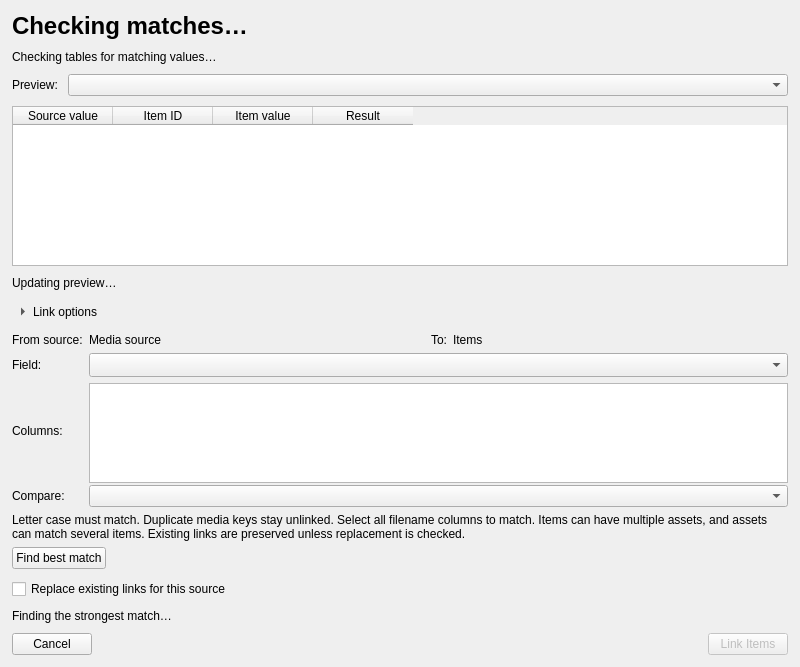
<?xml version='1.0' encoding='UTF-8'?>
<ui version="4.0">
 <class>MediaLinkDialog</class>
 <widget class="QDialog" name="dialog_media_links">
  <property name="geometry">
   <rect>
    <x>0</x>
    <y>0</y>
    <width>800</width>
    <height>650</height>
   </rect>
  </property>
  <property name="minimumSize">
   <size>
    <width>620</width>
    <height>600</height>
   </size>
  </property>
  <property name="windowTitle">
   <string>Link Items</string>
  </property>
  <property name="surfaceRole" stdset="0">
   <string>panel</string>
  </property>
  <layout class="QVBoxLayout" name="layout_link_tables" stretch="0,0,0,1,0,0,0,0,0,0">
   <property name="sizeConstraint"><enum>QLayout::SizeConstraint::SetMinimumSize</enum></property>
   <property name="spacing">
    <number>10</number>
   </property>
   <property name="leftMargin">
    <number>12</number>
   </property>
   <property name="topMargin">
    <number>12</number>
   </property>
   <property name="rightMargin">
    <number>12</number>
   </property>
   <property name="bottomMargin">
    <number>12</number>
   </property>
   <item>
    <widget class="QLabel" name="label_match_coverage">
     <property name="font">
      <font>
       <pointsize>18</pointsize>
       <bold>true</bold>
      </font>
     </property>
     <property name="text">
      <string>Checking matches…</string>
     </property>
     <property name="wordWrap">
      <bool>true</bool>
     </property>
    </widget>
   </item>
   <item>
    <widget class="QLabel" name="label_match_summary">
     <property name="text">
      <string>Checking tables for matching values…</string>
     </property>
     <property name="textFormat">
      <enum>Qt::TextFormat::PlainText</enum>
     </property>
     <property name="wordWrap">
      <bool>true</bool>
     </property>
     <property name="textInteractionFlags">
      <set>Qt::TextInteractionFlag::TextSelectableByMouse</set>
     </property>
    </widget>
   </item>
   <item>
    <layout class="QHBoxLayout" name="layout_preview_filter" stretch="0,1">
     <item>
      <widget class="QLabel" name="label_preview_filter">
       <property name="text">
        <string>Preview:</string>
       </property>
       <property name="buddy">
        <cstring>combo_preview_filter</cstring>
       </property>
      </widget>
     </item>
     <item>
      <widget class="QComboBox" name="combo_preview_filter">
       <property name="accessibleName">
        <string>Preview records</string>
       </property>
      </widget>
     </item>
    </layout>
   </item>
   <item>
    <widget class="QTableWidget" name="table_match_preview">
     <property name="minimumSize">
      <size>
       <width>0</width>
       <height>160</height>
      </size>
     </property>
     <property name="editTriggers">
      <set>QAbstractItemView::EditTrigger::NoEditTriggers</set>
     </property>
     <property name="alternatingRowColors">
      <bool>true</bool>
     </property>
     <property name="selectionBehavior">
      <enum>QAbstractItemView::SelectionBehavior::SelectRows</enum>
     </property>
     <property name="gridRole" stdset="0">
      <string>subtle</string>
     </property>
     <column>
      <property name="text">
       <string>Source value</string>
      </property>
     </column>
     <column>
      <property name="text">
       <string>Item ID</string>
      </property>
     </column>
     <column>
      <property name="text">
       <string>Item value</string>
      </property>
     </column>
     <column>
      <property name="text">
       <string>Result</string>
      </property>
     </column>
    </widget>
   </item>
   <item>
    <widget class="QLabel" name="label_preview_count">
     <property name="text">
      <string>Updating preview…</string>
     </property>
    </widget>
   </item>
   <item>
    <widget class="QToolButton" name="button_link_options">
     <property name="text">
      <string>Link options</string>
     </property>
     <property name="checkable">
      <bool>true</bool>
     </property>
     <property name="toolButtonStyle">
      <enum>Qt::ToolButtonStyle::ToolButtonTextBesideIcon</enum>
     </property>
     <property name="autoRaise">
      <bool>true</bool>
     </property>
     <property name="arrowType">
      <enum>Qt::ArrowType::RightArrow</enum>
     </property>
    </widget>
   </item>
   <item>
    <widget class="QWidget" name="panel_link_options">
     <property name="visible">
      <bool>false</bool>
     </property>
     <layout class="QVBoxLayout" name="layout_link_options">
      <property name="leftMargin">
       <number>0</number>
      </property>
      <property name="topMargin">
       <number>0</number>
      </property>
      <property name="rightMargin">
       <number>0</number>
      </property>
      <property name="bottomMargin">
       <number>0</number>
      </property>
      <item>
       <layout class="QGridLayout" name="layout_matching" columnstretch="0,1,0,1" rowminimumheight="0,0,110,0">
        <item row="0" column="0">
         <widget class="QLabel" name="label_source_table">
          <property name="text">
           <string>From source:</string>
          </property>
         </widget>
        </item>
        <item row="0" column="1">
         <widget class="QLabel" name="label_source_name">
          <property name="text">
           <string>Media source</string>
          </property>
          <property name="textFormat">
           <enum>Qt::TextFormat::PlainText</enum>
          </property>
          <property name="wordWrap">
           <bool>true</bool>
          </property>
         </widget>
        </item>
        <item row="0" column="2">
         <widget class="QLabel" name="label_target_table">
          <property name="text">
           <string>To:</string>
          </property>
         </widget>
        </item>
        <item row="0" column="3">
         <widget class="QLabel" name="label_target_name">
          <property name="text">
           <string>Items</string>
          </property>
          <property name="textFormat">
           <enum>Qt::TextFormat::PlainText</enum>
          </property>
          <property name="wordWrap">
           <bool>true</bool>
          </property>
         </widget>
        </item>
        <item row="1" column="0">
         <widget class="QLabel" name="label_source_column">
          <property name="text">
           <string>Field:</string>
          </property>
          <property name="buddy">
           <cstring>combo_source_field</cstring>
          </property>
         </widget>
        </item>
        <item row="1" column="1" colspan="3">
         <widget class="QComboBox" name="combo_source_field">
          <property name="accessibleName">
           <string>Media source field</string>
          </property>
          <property name="sizeAdjustPolicy">
           <enum>QComboBox::SizeAdjustPolicy::AdjustToMinimumContentsLengthWithIcon</enum>
          </property>
          <property name="minimumContentsLength">
           <number>14</number>
          </property>
         </widget>
        </item>
        <item row="2" column="0">
         <widget class="QLabel" name="label_target_column">
          <property name="text">
           <string>Columns:</string>
          </property>
          <property name="buddy">
           <cstring>list_metadata_columns</cstring>
          </property>
         </widget>
        </item>
        <item row="2" column="1" colspan="3">
         <widget class="QListWidget" name="list_metadata_columns">
          <property name="accessibleName"><string>Item metadata columns</string></property>
          <property name="minimumSize"><size><width>180</width><height>100</height></size></property>
          <property name="maximumHeight"><number>150</number></property>
          <property name="selectionMode"><enum>QAbstractItemView::SelectionMode::NoSelection</enum></property>
         </widget>
        </item>
        <item row="3" column="0">
         <widget class="QLabel" name="label_comparison">
          <property name="text">
           <string>Compare:</string>
          </property>
          <property name="buddy">
           <cstring>combo_comparison</cstring>
          </property>
         </widget>
        </item>
        <item row="3" column="1" colspan="3">
         <widget class="QComboBox" name="combo_comparison" />
        </item>
       </layout>
      </item>
      <item>
       <widget class="QLabel" name="label_matching_rules">
        <property name="text">
         <string>Letter case must match. Duplicate media keys stay unlinked. Select all filename columns to match. Items can have multiple assets, and assets can match several items. Existing links are preserved unless replacement is checked.</string>
        </property>
        <property name="wordWrap">
         <bool>true</bool>
        </property>
       </widget>
      </item>
      <item alignment="Qt::AlignmentFlag::AlignLeft">
       <widget class="QPushButton" name="button_detect_match">
        <property name="toolTip">
         <string>Compare the available media fields and item metadata to find the strongest match.</string>
        </property>
        <property name="text">
         <string>Find best match</string>
        </property>
        <property name="autoDefault">
         <bool>false</bool>
        </property>
       </widget>
      </item>
     </layout>
    </widget>
   </item>
   <item>
    <widget class="QCheckBox" name="check_replace_existing_links">
     <property name="text"><string>Replace existing links for this source</string></property>
     <property name="checked"><bool>false</bool></property>
     <property name="toolTip"><string>Unchecked: add matching links and keep existing links. Checked: also remove this source’s links that do not match the selected settings.</string></property>
    </widget>
   </item>
   <item>
    <widget class="QLabel" name="label_preview_status">
     <property name="text">
      <string>Finding the strongest match…</string>
     </property>
     <property name="textFormat">
      <enum>Qt::TextFormat::PlainText</enum>
     </property>
     <property name="wordWrap">
      <bool>true</bool>
     </property>
    </widget>
   </item>
   <item>
    <layout class="QHBoxLayout" name="layout_actions">
     <item>
      <widget class="QPushButton" name="button_cancel">
       <property name="text">
        <string>Cancel</string>
       </property>
       <property name="autoDefault">
        <bool>false</bool>
       </property>
      </widget>
     </item>
     <item>
      <spacer name="spacer_actions">
       <property name="orientation">
        <enum>Qt::Orientation::Horizontal</enum>
       </property>
       <property name="sizeHint" stdset="0">
        <size>
         <width>20</width>
         <height>20</height>
        </size>
       </property>
      </spacer>
     </item>
     <item>
      <widget class="QPushButton" name="button_link">
       <property name="enabled">
        <bool>false</bool>
       </property>
       <property name="text">
        <string>Link Items</string>
       </property>
       <property name="default">
        <bool>true</bool>
       </property>
      </widget>
     </item>
    </layout>
   </item>
  </layout>
 </widget>
 <tabstops>
  <tabstop>combo_preview_filter</tabstop>
  <tabstop>table_match_preview</tabstop>
  <tabstop>button_link_options</tabstop>
  <tabstop>combo_source_field</tabstop>
  <tabstop>list_metadata_columns</tabstop>
  <tabstop>combo_comparison</tabstop>
  <tabstop>button_detect_match</tabstop>
  <tabstop>check_replace_existing_links</tabstop>
  <tabstop>button_cancel</tabstop>
  <tabstop>button_link</tabstop>
 </tabstops>
 <resources />
 <connections />
</ui>
